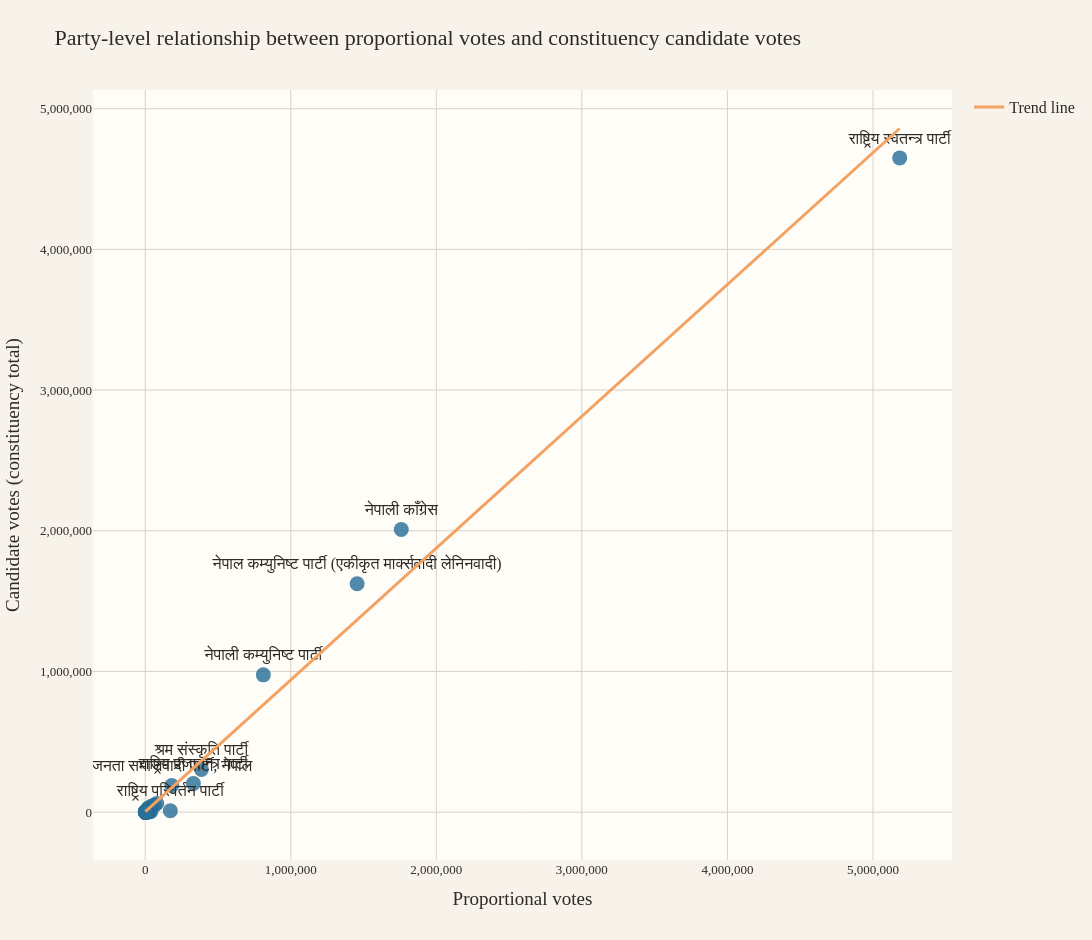

The cell this chart's notebook holds for it:
### Markdown cell above
## 3. Relationship between absolute vote totals

The scatter plot shows whether parties with high proportional support also have high constituency vote totals. A fitted line is added directly from the data, without relying on any extra regression package.

### Code cell
scatter_df = matched.copy()
scatter_df['label_text'] = np.where(scatter_df[['fptp_votes', 'pr_votes']].max(axis=1) >= 150000, scatter_df['party_name'], '')

slope, intercept = np.polyfit(scatter_df['pr_votes'], scatter_df['fptp_votes'], 1)
line_x = np.linspace(scatter_df['pr_votes'].min(), scatter_df['pr_votes'].max(), 200)
line_y = slope * line_x + intercept

fig = px.scatter(
    scatter_df,
    x='pr_votes',
    y='fptp_votes',
    text='label_text',
    color_discrete_sequence=['#2a6f97'],
    title='Party-level relationship between proportional votes and constituency candidate votes',
)
fig.update_traces(marker=dict(size=15, opacity=0.82), textposition='top center')
fig.add_trace(go.Scatter(x=line_x, y=line_y, mode='lines', name='Trend line', line=dict(color='#f4a261', width=3)))
style_figure(fig, height=940, width=1300, margin=dict(l=90, r=50, t=90, b=80))
fig.update_xaxes(title='Proportional votes', tickformat=',d')
fig.update_yaxes(title='Candidate votes (constituency total)', tickformat=',d')
save_figure(fig, 'vote_type_scatter_relationship.png')
fig.show()

### Figure 1 — Plotly figure (JSON) as saved in the notebook; plotly's stock layout.template omitted (floating-point values rounded to 4 significant figures; data arrays with more than 128 entries replaced by an {"elided": "..."} marker saying what was removed)
{"data": [{"hovertemplate": "pr_votes=%{x}<br>fptp_votes=%{y}<br>label_text=%{text}<extra></extra>", "legendgroup": "", "marker": {"color": "#2a6f97", "opacity": 0.82, "size": 15, "symbol": "circle"}, "mode": "markers+text", "name": "", "orientation": "v", "showlegend": false, "text": ["राष्ट्रिय स्वतन्त्र पार्टी", "नेपाली काँग्रेस", "नेपाल कम्युनिष्ट पार्टी (एकीकृत मार्क्सवादी लेनिनवादी)", "नेपाली कम्युनिष्ट पार्टी", "श्रम संस्कृति पार्टी", "राष्ट्रिय प्रजातन्त्र पार्टी", "जनता समाजवादी पार्टी, नेपाल", "राष्ट्रिय परिवर्तन पार्टी", "", "", "", "", "", "", "", "", "", "", "", "", "", "", "", "", "", "", "", "", "", "", "", "", "", "", "", "", "", "", "", "", "", "", "", "", "", "", "", "", "", ""], "textposition": "top center", "type": "scatter", "x": [5183493, 1759172, 1455885, 811577, 385902, 330684, 182285, 172489, 79435, 62069, 42299, 39577, 29456, 29436, 28424, 24676, 23867, 20829, 19832, 14886, 10725, 9142, 8144, 7208, 7164, 7071, 5160, 5101, 5019, 4835, 4678, 4515, 4319, 4288, 4123, 3228, 2948, 2936, 2775, 2245, 2172, 2117, 1800, 1639, 1455, 1397, 1303, 1132, 772, 694], "xaxis": "x", "y": [4650500, 2008619, 1623014, 975813, 303872, 203123, 189181, 10006, 61360, 49778, 41013, 5030, 24769, 10045, 588, 24938, 31861, 17822, 19807, 1716, 569, 1866, 11404, 3599, 2537, 1455, 4862, 229, 2881, 408, 2129, 1680, 4304, 393, 320, 23, 705, 13, 354, 37, 835, 544, 369, 172, 256, 234, 77, 120, 383, 16], "yaxis": "y"}, {"line": {"color": "#f4a261", "width": 3}, "mode": "lines", "name": "Trend line", "type": "scatter", "x": {"elided": "200 float values"}, "y": {"elided": "200 float values"}}], "layout": {"font": {"color": "#2f2a24", "family": "Kohinoor Devanagari", "size": 16}, "height": 940, "legend": {"title": {"text": ""}, "tracegroupgap": 0}, "margin": {"b": 80, "l": 90, "r": 50, "t": 90}, "paper_bgcolor": "#f7f3ea", "plot_bgcolor": "#fffdf8", "title": {"text": "Party-level relationship between proportional votes and constituency candidate votes"}, "width": 1300, "xaxis": {"anchor": "y", "automargin": true, "domain": [0, 1], "gridcolor": "#d9d2c7", "showgrid": true, "tickfont": {"size": 13}, "tickformat": ",d", "title": {"text": "Proportional votes"}, "zeroline": false}, "yaxis": {"anchor": "x", "automargin": true, "domain": [0, 1], "gridcolor": "#d9d2c7", "showgrid": true, "tickfont": {"size": 13}, "tickformat": ",d", "title": {"text": "Candidate votes (constituency total)"}, "zeroline": false}}}
